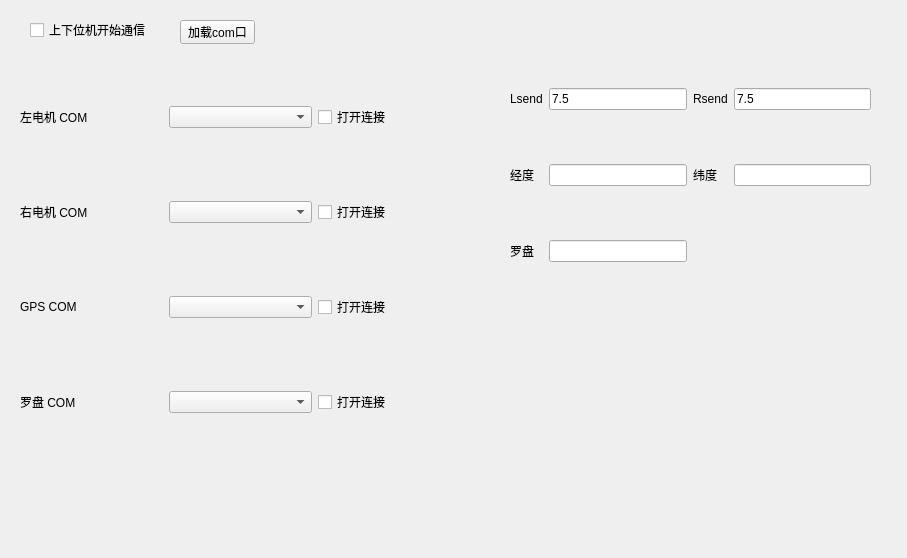
<?xml version="1.0" encoding="UTF-8"?>
<ui version="4.0">
 <class>Form</class>
 <widget class="QWidget" name="Form">
  <property name="geometry">
   <rect>
    <x>0</x>
    <y>0</y>
    <width>907</width>
    <height>558</height>
   </rect>
  </property>
  <property name="windowTitle">
   <string>下位机</string>
  </property>
  <widget class="QWidget" name="gridLayoutWidget_2">
   <property name="geometry">
    <rect>
     <x>510</x>
     <y>40</y>
     <width>361</width>
     <height>271</height>
    </rect>
   </property>
   <layout class="QGridLayout" name="gridLayout_2">
    <item row="0" column="3">
     <widget class="QLineEdit" name="Rsend_2">
      <property name="text">
       <string>7.5</string>
      </property>
     </widget>
    </item>
    <item row="0" column="2">
     <widget class="QLabel" name="Rsend">
      <property name="text">
       <string>Rsend</string>
      </property>
     </widget>
    </item>
    <item row="1" column="0">
     <widget class="QLabel" name="longitude">
      <property name="text">
       <string>经度</string>
      </property>
     </widget>
    </item>
    <item row="1" column="3">
     <widget class="QLineEdit" name="latitude_2"/>
    </item>
    <item row="1" column="2">
     <widget class="QLabel" name="latitude">
      <property name="text">
       <string>纬度</string>
      </property>
     </widget>
    </item>
    <item row="1" column="1">
     <widget class="QLineEdit" name="longitude_2">
      <property name="text">
       <string/>
      </property>
     </widget>
    </item>
    <item row="0" column="0">
     <widget class="QLabel" name="Lsend">
      <property name="text">
       <string>Lsend</string>
      </property>
     </widget>
    </item>
    <item row="0" column="1">
     <widget class="QLineEdit" name="Lsend_2">
      <property name="text">
       <string>7.5</string>
      </property>
     </widget>
    </item>
    <item row="2" column="0">
     <widget class="QLabel" name="compass">
      <property name="text">
       <string>罗盘</string>
      </property>
     </widget>
    </item>
    <item row="2" column="1">
     <widget class="QLineEdit" name="compass_2"/>
    </item>
   </layout>
  </widget>
  <widget class="QWidget" name="gridLayoutWidget_3">
   <property name="geometry">
    <rect>
     <x>20</x>
     <y>40</y>
     <width>441</width>
     <height>441</height>
    </rect>
   </property>
   <layout class="QGridLayout" name="gridLayout_3">
    <item row="3" column="0">
     <widget class="QLabel" name="COM_4">
      <property name="text">
       <string>罗盘 COM</string>
      </property>
     </widget>
    </item>
    <item row="2" column="0">
     <widget class="QLabel" name="COM_3">
      <property name="text">
       <string>GPS COM</string>
      </property>
     </widget>
    </item>
    <item row="1" column="1">
     <widget class="QComboBox" name="comboBox_2"/>
    </item>
    <item row="3" column="1">
     <widget class="QComboBox" name="comboBox_4"/>
    </item>
    <item row="0" column="1">
     <widget class="QComboBox" name="comboBox_1"/>
    </item>
    <item row="2" column="1">
     <widget class="QComboBox" name="comboBox_3"/>
    </item>
    <item row="0" column="0">
     <widget class="QLabel" name="COM_1">
      <property name="text">
       <string>左电机 COM</string>
      </property>
     </widget>
    </item>
    <item row="1" column="0">
     <widget class="QLabel" name="COM_2">
      <property name="text">
       <string>右电机 COM</string>
      </property>
     </widget>
    </item>
    <item row="0" column="2">
     <widget class="QCheckBox" name="checkBox_1">
      <property name="text">
       <string>打开连接</string>
      </property>
     </widget>
    </item>
    <item row="1" column="2">
     <widget class="QCheckBox" name="checkBox_2">
      <property name="text">
       <string>打开连接</string>
      </property>
     </widget>
    </item>
    <item row="2" column="2">
     <widget class="QCheckBox" name="checkBox_3">
      <property name="text">
       <string>打开连接</string>
      </property>
     </widget>
    </item>
    <item row="3" column="2">
     <widget class="QCheckBox" name="checkBox_4">
      <property name="text">
       <string>打开连接</string>
      </property>
     </widget>
    </item>
   </layout>
  </widget>
  <widget class="QCheckBox" name="checkBox_5">
   <property name="geometry">
    <rect>
     <x>30</x>
     <y>20</y>
     <width>121</width>
     <height>20</height>
    </rect>
   </property>
   <property name="text">
    <string>上下位机开始通信</string>
   </property>
  </widget>
  <widget class="QPushButton" name="load_com">
   <property name="geometry">
    <rect>
     <x>180</x>
     <y>20</y>
     <width>75</width>
     <height>24</height>
    </rect>
   </property>
   <property name="text">
    <string>加载com口</string>
   </property>
  </widget>
 </widget>
 <resources/>
 <connections/>
</ui>
